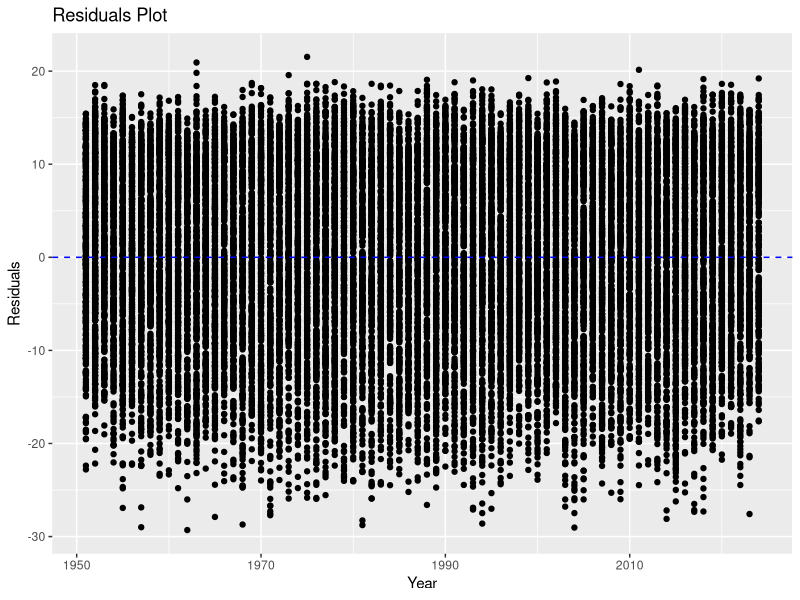
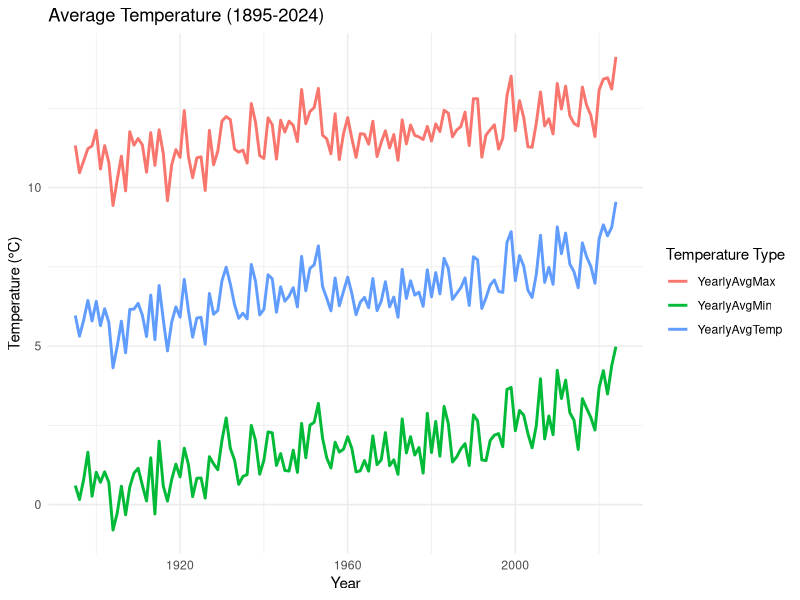
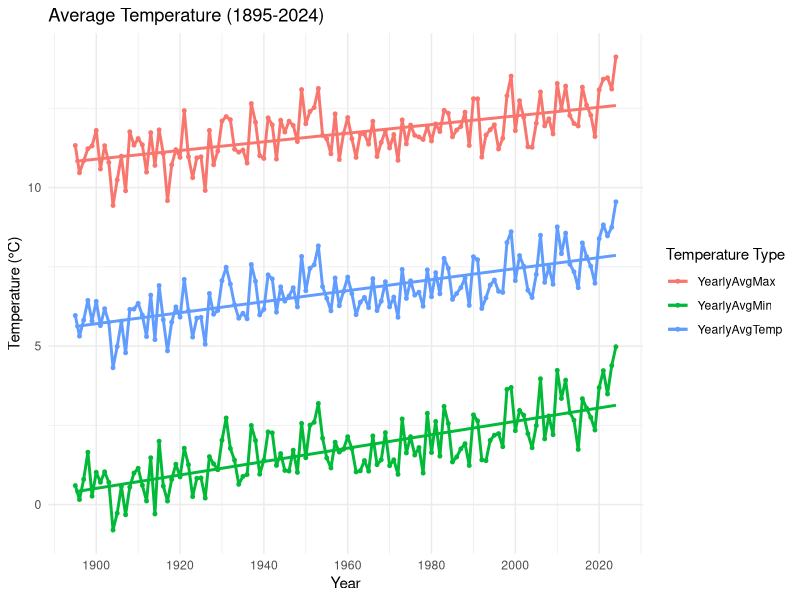

Generate these figures, in order, with R: (Note: this script raises an error after producing the figures.)
## Create data visualizations from NOAA climate data


#---------------------------------------------#
####        Load Required Packages         ####
#---------------------------------------------#

library(tidyverse)
library(dplyr)
library(ggplot2)

#-----------------------#
####    Read Data    ####
#-----------------------#

#Reading in CSVs as a tibble

#daily 
daily.noaa.data <- read.csv("data/nClimGrid_daily_clean.csv") %>%
  as_tibble()

#monthly
monthly.noaa.data <- read.csv("data/nClimGrid_monthly_clean.csv") %>%
  as_tibble()

#-----------------------#
####    Data Manip   ####
#-----------------------#

#average.year.temp <- noaa.data %>%
 # group_by(year) %>%
 # summarize(AvgTemp = mean(tmean))

#### perform linear regression for temperature over time----------------
# source: https://rpubs.com/zmalesker2/1139127

LR <- lm(tmean ~ year, data = daily.noaa.data)

summary(LR)

#plotting the residuals

ResidualsPlot <- 
  ggplot(daily.noaa.data, aes(x = year, y = residuals(LR))) +
  geom_point() +
  geom_hline(yintercept = 0, linetype = "dashed", color = "blue") + 
  labs(title = "Residuals Plot",
       x = "Year",
       y = "Residuals")


print(ResidualsPlot)


#### Temperature trends over time ------------------------------

##DAILY DATA##

#yearly temperature trends
#yearly_data <- daily.noaa.data %>%
 # group_by(year) %>% 
 # summarize(YearlyAvgTemp = mean(tmean, na.rm = TRUE),
  #          YearlyAvgMax = mean(tmax, na.rm = TRUE),
   #         YearlyAvgMin = mean(tmin, na.rm = TRUE))

# Reshape data to long format for easier plotting
#yearly_data_long <- yearly_data %>%
 # pivot_longer(cols = c(YearlyAvgTemp, YearlyAvgMax, YearlyAvgMin),
  #             names_to = "TemperatureType",
   #            values_to = "Temperature")

#plot yearly temp data - average, max, and min
#ggplot(yearly_data_long, aes(x = year, y = Temperature, color = TemperatureType)) +
 # geom_line(size = 1) +
  # labs(title = "Yearly Temperature Trends",
    #   x = "Year",
     #  y = "Temperature (°C)",
     #  color = "Temperature Type") +
  # theme_minimal()


#plot yearly temperature trends - single variable
#ggplot(yearly_data, aes(x = as.numeric(year), y = YearlyAvgTemp)) +
 # geom_line(color = "blue") +
 # labs(title = "Average Yearly Temperature",
  #     x = "Year",
  #     y = "Average Temperature (°F)") +
#  theme_minimal()

#monthly temperature trends from daily data
# monthly_data <- noaa.data %>%
  #group_by(year, month) %>%
  #summarize(MonthlyAvgTemp = mean(tmean, na.rm = TRUE)) 

#monthly_data <- noaa.data %>%
 # mutate(YearMonth = format(date, "%Y-%m" )) %>% 
#  group_by(YearMonth) %>%
#  summarize(MonthlyAvgTemp = mean(tmean, na.rm = TRUE)) %>% 
  
#plot monthly temperature trends
#ggplot(monthly_data, aes(x = as.numeric(year), y = MonthlyAvgTemp)) +
#  geom_line(color = "blue") +
 # labs(title = "Average Monthly Temperature",
  #     x = "Date",
   #    y = "Average Temperature (°C)") +
  # theme_minimal()

##MONTHLY DATA##

#yearly temperature trends
yearly_data <- monthly.noaa.data %>%
  group_by(year) %>% 
  summarize(YearlyAvgTemp = mean(tmean, na.rm = TRUE),
            YearlyAvgMax = mean(tmax, na.rm = TRUE),
            YearlyAvgMin = mean(tmin, na.rm = TRUE))

# Reshape data to long format for easier plotting
yearly_data_long <- yearly_data %>%
  pivot_longer(cols = c(YearlyAvgTemp, YearlyAvgMax, YearlyAvgMin),
               names_to = "TemperatureType",
               values_to = "Temperature")

#BASIC - plot yearly temp data - average, max, and min
ggplot(yearly_data_long, aes(x = year, y = Temperature, color = TemperatureType)) +
  geom_line(size = 1) +
  labs(title = "Average Temperature (1895-2024)",
       x = "Year",
       y = "Temperature (°C)",
       color = "Temperature Type") +
  theme_minimal()

#FRANCY - plot yearly temp data - average, max, and min
ggplot(yearly_data_long, aes(x = year, y = Temperature, color = TemperatureType)) +
  geom_point(size = 1) +
  geom_line(size = 1) +
  geom_smooth(method = "lm", se = FALSE) +
  scale_x_continuous(breaks = pretty(yearly_data_long$year)) +
  labs(title = "Average Temperature (1895-2024)",
       x = "Year",
       y = "Temperature (°C)",
       color = "Temperature Type") +
  theme_minimal()


# Temperature anomalies --------------------------------------------
#source: https://rpubs.com/zmalesker2/1139127 

# Check and convert the Date column to Date format
noaa.data$date <- as.Date(noaa.data$date)

# extract day of year
new.noaa.data <- noaa.data %>%
 mutate(DayOfYear = format(date, "%j"))

# baseline as the average temperature per day across years
daily.baseline <- new.noaa.data %>%
  group_by(DayOfYear) %>%
  summarize(BaselineTemp = mean(tmean, na.rm = TRUE))

# join the baseline with the original data
new.noaa.data <- new.noaa.data %>%
  left_join(daily.baseline, by = "DayOfYear")

# calculate the daily temperature anomaly
new.noaa.data  <- new.noaa.data %>%
  mutate(TempAnomaly = tmean - BaselineTemp)

# visualize the anomalies over time

ggplot(new.noaa.data , aes(x = year, y = TempAnomaly)) +
  geom_line(color = "blue") +
  geom_hline(yintercept = 0, linetype = "solid", color = "red") +
  labs(title = "Daily Temperature Anomalies Over Time",
       x = "Year", y = "Temperature Anomaly (°C)") +
  theme_minimal()



# Calculate temp anomaly from monthly data

# baseline as the average temperature per month across years
monthly.climatology <- monthly.noaa.data %>%
  group_by(month) %>%
  summarize(climatology = mean(tmean, na.rm = TRUE))

# Join baseline with original data
temp.with.climatology <- monthly.noaa.data %>%
  left_join(monthly.climatology, by = "month")

# Calculate the monthly temperature anomaly
temp.with.anomalies <- temp.with.climatology %>%
  mutate(TempAnomaly = tmean - climatology)

# visualize the anomalies over time using ggplot2
ggplot(new.monthly.data, aes(x = year, y = TempAnomaly)) +
  geom_line(color = "blue") +
  geom_hline(yintercept = 0, linetype = "solid", color = "red") +
  labs(title = "Monthly Temperature Anomalies Over Time",
       x = "year", y = "Temperature Anomaly (°C)") +
  theme_minimal()


#attempting this - https://www.youtube.com/watch?v=DrNQMaIVEVo 
new.monthly.data <- temp.with.anomalies %>% 
  mutate(month = as.numeric(month),
         year = as.numeric(year),
         month = month.abb[month],
         month = factor(month, levels = month.abb))

new.monthly.data %>% 
  ggplot(aes(x = month, y = TempAnomaly, group = year, color = year)) + 
  geom_line()

#### Precipitation trends over time -------------

#yearly precipitation trends
precip_yearly <- monthly.noaa.data %>%
  group_by(year) %>% 
  summarize(YearlyAvgPrecip = mean(ppt, na.rm = TRUE))

#BASIC - plot yearly precip data 
ggplot(precip_yearly, aes(x = year, y = YearlyAvgPrecip)) +
  geom_line(size = 1) +
  labs(title = "Average Precipitation (1895-2024)",
       x = "Year",
       y = "Precipitation (in)") +
  theme_minimal()
